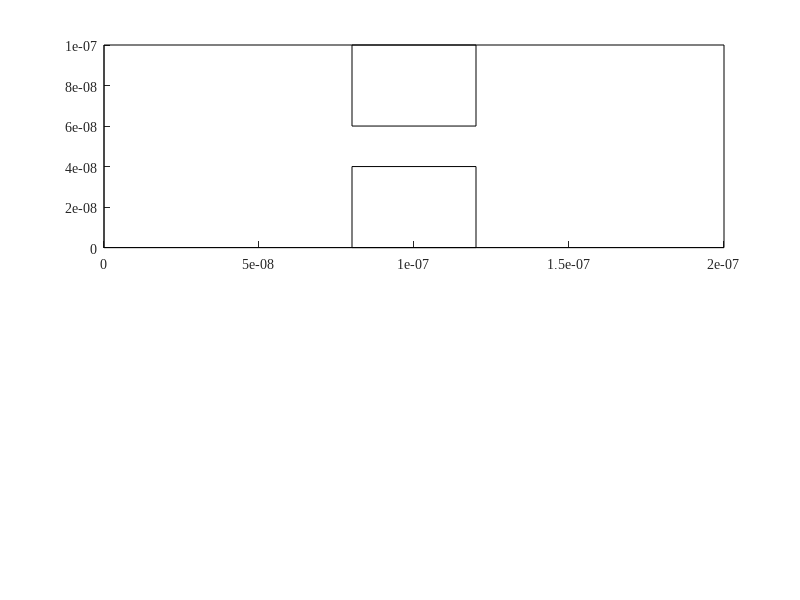

Write MATLAB code to recreate this figure. (Note: this script raises an error after producing the figure.)
%Starting
% Initialization
clear all
close all
set(0,'DefaultFigureWindowStyle','docked')
set(0,'defaultaxesfontsize',10)
set(0,'defaultaxesfontname','Times New Roman')
set(0,'DefaultLineLineWidth', 0.5);


global C

SPECDIFF_BOUND = 0; % 0=Specular reflection; 1=diffuse reflection

C.q_0 = 1.60217653e-19;             % electron charge
C.hb = 1.054571596e-34;             % Dirac constant
C.h = C.hb * 2 * pi;                % Planck constant
C.m_0 = 9.10938215e-31;             % electron mass
C.kb = 1.3806504e-23;               % Boltzmann constant
C.eps_0 = 8.854187817e-12;          % vacuum permittivity
C.mu_0 = 1.2566370614e-6;           % vacuum permeability
C.c = 299792458;                    % speed of light
C.g = 9.80665;                      % metres (32.1740 ft) per s²
C.m_n = 0.26 * C.m_0;               % effective electron mass
C.am = 1.66053892e-27;              % atomic mass unit
C.T = 300;
C.vth = sqrt(2*C.kb * C.T / C.m_n);


temp = C.T;

figure(4)
subplot(2,1,1);
rectangle('Position',[0 0 200e-9 100e-9])
hold on
rectangle('Position',[0.8e-7 0 0.4e-7 0.4e-7])
hold on
rectangle('Position',[0.8e-7 0.6e-7 0.4e-7 0.4e-7])
hold on

%--------------------------------------------------------------------------
% Initializing Positions
%--------------------------------------------------------------------------


N = 10000;        % Number of electrons
i = 0;
j = 0;

for i=1:N
    px(i) = 0 + (200e-9 - 0).*rand(1,1);
    py(i) = 0 + (100e-9 - 0).*rand(1,1);
    while (0.8e-7 <= px(i) && px(i) <= 1.2e-7) && (0 <= py(i) && py(i) <= 0.4e-7) ||...
    (0.8e-7 <= px(i) && px(i) <= 1.2e-7) && (0.6e-7 <= py(i) && py(i) <= 1e-7)
        px(i) = 0 + (200e-9 - 0).*rand(1,1);
        py(i) = 0 + (100e-9 - 0).*rand(1,1);
    end
end

%--------------------------------------------------------------------------
% Thermal Velocity and Direction
%--------------------------------------------------------------------------

vth = C.vth;

for j=1:N
    vx(j) = (vth/sqrt(2))*randn();                         
    vy(j) = (vth/sqrt(2))*randn();
    vth_calc(j) = sqrt(vx(j)^2 + vy(j)^2);
end


t = 0;
T(1) = 0;
dt = 1e-14;     % time step

for l=1:N           %Scattering time step
    ndt(l) = dt;
end
P_scat = 0;
Tmn = 0.2e-12;

px_prev = 0;
py_prev = 0;
T_prev = 0;

sampleidx = randi(N,10,1);
for t=2:500
    for k=1:N
        
        P_scat(k) = 1 - exp(-(ndt(k)/Tmn));
        if P_scat(k) > rand()
            ndt(k) = dt;
            vx(k) = (vth/sqrt(2))*randn();
            vy(k) = (vth/sqrt(2))*randn();
        else
            ndt(k) = ndt(k) + dt;
        end
        
        px_prev(k) = px(k);
        px(k) = px(k) + vx(k)*dt;
        py_prev(k) = py(k);
        py(k) = py(k) + vy(k)*dt;
        
        % Reflection on top and bottom borders
        if py(k) >= 100e-9 || py(k) <= 0
            vy(k) = -vy(k);
            if py(k) >= 100e-9
                py(k) = 100e-9;
            end
            if py(k) <= 0
                py(k) = 0;
            end
        end
        
        % Reflection on bottom of upper box
        if (py(k) >= 0.6e-7) && (0.8e-7 <= px(k) && px(k) <= 1.2e-7)
            if SPECDIFF_BOUND == 1
                vx(k) = (vth/sqrt(2))*randn();
                vy(k) = (vth/sqrt(2))*randn();
            else
                vy(k) = -vy(k);
            end
            py(k) = 0.6e-7;
        end
        % Reflection on top of lower box
        if (py(k) <= 0.4e-7) && (0.8e-7 <= px(k) && px(k) <= 1.2e-7)
            if SPECDIFF_BOUND == 1
                vx(k) = (vth/sqrt(2))*randn();
                vy(k) = (vth/sqrt(2))*randn();
            else
                vy(k) = -vy(k);
            end
            py(k) = 0.4e-7;
        end
        % Reflection on left of lower box
        if (0 <= py(k) && py(k) <= 0.4e-7) && (0.8e-7 <= px(k) && px(k) <= 1e-7)
            if SPECDIFF_BOUND == 1
                vx(k) = (vth/sqrt(2))*randn();
                vy(k) = (vth/sqrt(2))*randn();
            else
                vx(k) = -vx(k);
            end
            px(k) = 0.8e-7;
        end
        % Reflection on right of lower box
        if (0 <= py(k) && py(k) <= 0.4e-7) && (1e-7 <= px(k) && px(k) <= 1.2e-7)
            if SPECDIFF_BOUND == 1
                vx(k) = (vth/sqrt(2))*randn();
                vy(k) = (vth/sqrt(2))*randn();
            else
                vx(k) = -vx(k);
            end
            px(k) = 1.2e-7;
        end
        % Reflection on left of upper box
        if (0.6e-7 <= py(k) && py(k) <= 1e-7) && (0.8e-7 <= px(k) && px(k) <= 1e-7)
            if SPECDIFF_BOUND == 1
                vx(k) = (vth/sqrt(2))*randn();
                vy(k) = (vth/sqrt(2))*randn();
            else
                vx(k) = -vx(k);
            end
            px(k) = 0.8e-7;
        end
        % Reflection on right of upper box
        if (0.6e-7 <= py(k) && py(k) <= 1e-7) && (1e-7 <= px(k) && px(k) <= 1.2e-7)
            if SPECDIFF_BOUND == 1
                vx(k) = (vth/sqrt(2))*randn();
                vy(k) = (vth/sqrt(2))*randn();
            else
                vx(k) = -vx(k);
            end
            px(k) = 1.2e-7;
        end        
        
        % X-axis transition
        if px(k) >= 200e-9
            px(k) = 0;
            px_prev(k) = px(k);
        elseif px(k) <= 0
            px(k) = 200e-9;
            px_prev(k) = px(k);
        else
            px(k) = px(k);
        end
        
        v(k) = sqrt(vx(k)^2 + vy(k)^2);
        v2(k) = v(k).*v(k);
        
    end
    for h=1:length(sampleidx)
        subplot(2,1,1);
        plot([px_prev(sampleidx(h)) px(sampleidx(h))],[py_prev(sampleidx(h)) py(sampleidx(h))],'SeriesIndex',h)
        hold on 
    end
    
    % Average temperature plot
    
    KE = 0.5 * C.m_n * mean(v2);
    T_prev = T;
    T = KE / C.kb;
    subplot(2,1,2);
    plot([t-1 t], [T_prev T],'r')
    hold on
    
    pause(0.01)
end

subplot(2,1,1);
title('Maxwell-Boltzmann Velocity Distributions of Electrons with Scattering')
xlabel('Region Width (m)')
ylabel('Region Height (m)')
subplot(2,1,2);
title('Mean Temperature over Time')
xlabel('Timesteps (1e-14 s per step)') 
ylabel('Temperature (K)')
saveas(gcf,'Figure4')

%--------------------------------------------------------------------------
% Position and temperature maps
%--------------------------------------------------------------------------

E_map = [reshape(px,[N,1]),reshape(py,[N,1])];
figure(5)
hist3(E_map,'CDataMode','auto','FaceColor','interp')
view(2)
title('Electron Density in Modeled Region')
xlabel('Region x-Axis (m)')
ylabel('Region y-Axis (m)')
zlabel('Electron Density')
saveas(gcf,'Figure5')


Nbins = 21;
d = 1;
u = 1;
vtm = 0;
vbm = 0;
vbm2 = 0;
T_map = zeros(Nbins);
[X,Xe] = discretize(px,Nbins);
[Y,Ye] = discretize(py,Nbins);

for e=1:Nbins
    for f=1:Nbins
        for g=1:N
            if X(g) == e && Y(g) == f
                vtm(d) = v(g);
                vtm2(d) = vtm(d).*vtm(d);
                d = d+1;
            end
        end
    vbm2 = mean(vtm2);
    d = 1;
    T_map(e,f) = (0.5*C.m_n*vbm2)/C.kb;
    end
end

[V,W] = meshgrid(0:1e-8:2e-7,0:0.5e-8:1e-7);
figure(6)
surf(V,W,T_map,'FaceColor','interp')
view(2)
title('Temperature Map of Modeled Region')
xlabel('Region x-Axis (m)')
ylabel('Region y-Axis (m)')
zlabel('Temperature (K)')
saveas(gcf,'Figure6')